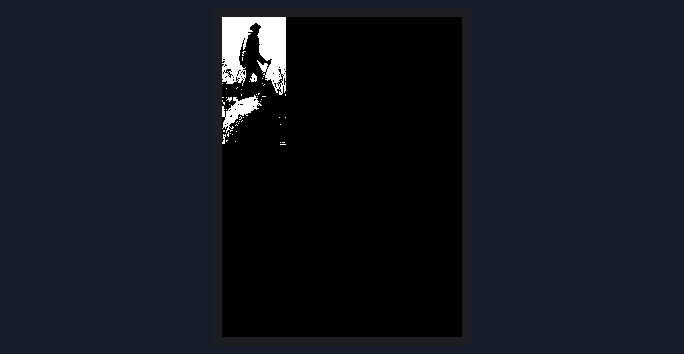
This sketch was run on a simulated ESP32. On the bench: 240×320 colour display.

Above: at 0.3 s.
At 3.4 s:
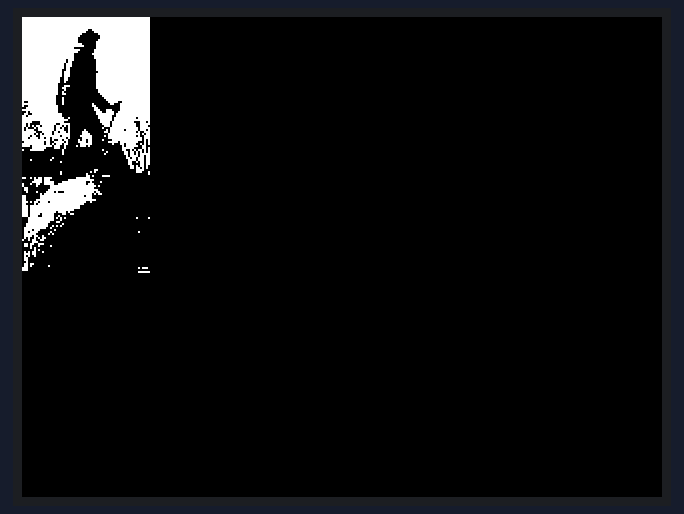

The sketch:

Listing10-4.ino
```cpp
/*******************************************************************************
 * Sketch name: Display black and white image on LCD screen
 * Description:
 * Created on:  February 2023
 * Author:      Neil Cameron
 * Book:        ESP32 Communication
 * Chapter :    10 - Managing images
 ******************************************************************************/

#include "image.h"          // tab with image data array
#include <TFT_eSPI.h>         // include TFT_eSPI library
TFT_eSPI tft = TFT_eSPI();        // associate tft with library
int imageW = 64, imageH = 128;      // image width and height

void setup()
{
  tft.init();           // initialise screen
}

void loop()
{
  for (int i=0; i<4; i++)       // for four rotation settings
  {
    tft.fillScreen(TFT_BLACK);      // clear OLED display
    tft.setRotation(i);         // 0 & 2 landscape 1 & 3 portrait
    tft.drawBitmap(0, 0, test, imageW, imageH, TFT_WHITE);  // draw image
    delay(3000);            // delay between image rotations
  }
}
```

Source omitted: image.h (data table, 6397 bytes)

Measured:
- what the display in image 1 shows lasts 3.1 s, from 3.3 s to 6.4 s
